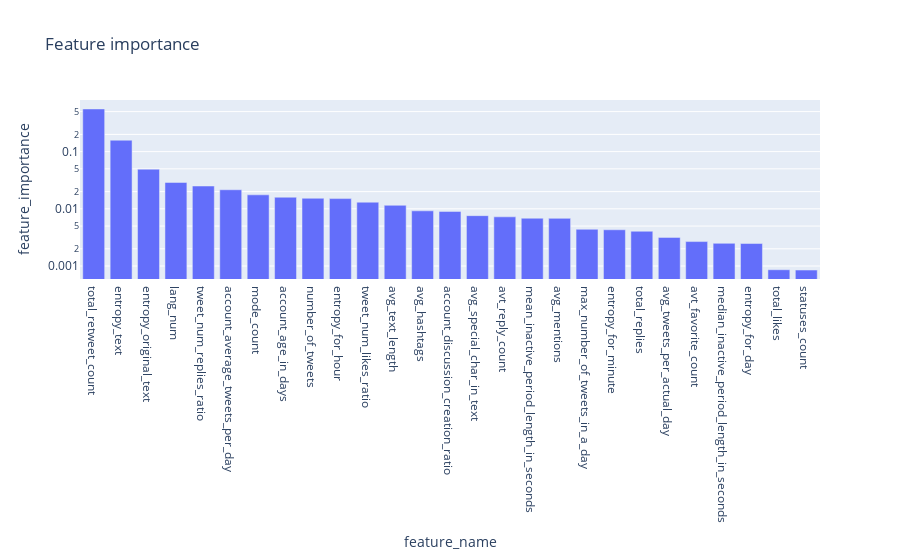

The cell this chart's notebook holds for it:
### Code cell
fold_classify_and_plot2(df, label, cv=10, max_tree_depth= 10, criterion="entropy") # no fit

### Figure 1 — Plotly figure (JSON) as saved in the notebook; plotly's stock layout.template omitted (floating-point values rounded to 4 significant figures)
{"data": [{"alignmentgroup": "True", "hovertemplate": "feature_name=%{x}<br>feature_importance=%{y}<extra></extra>", "legendgroup": "", "marker": {"color": "#636efa", "pattern": {"shape": ""}}, "name": "", "offsetgroup": "", "orientation": "v", "showlegend": false, "textposition": "auto", "type": "bar", "x": ["total_retweet_count", "entropy_text", "entropy_original_text", "lang_num", "tweet_num_replies_ratio", "account_average_tweets_per_day", "mode_count", "account_age_in_days", "number_of_tweets", "entropy_for_hour", "tweet_num_likes_ratio", "avg_text_length", "avg_hashtags", "account_discussion_creation_ratio", "avg_special_char_in_text", "avt_reply_count", "mean_inactive_period_length_in_seconds", "avg_mentions", "max_number_of_tweets_in_a_day", "entropy_for_minute", "total_replies", "avg_tweets_per_actual_day", "avt_favorite_count", "median_inactive_period_length_in_seconds", "entropy_for_day", "total_likes", "statuses_count"], "xaxis": "x", "y": [0.5566, 0.1582, 0.04927, 0.02892, 0.02504, 0.02155, 0.01756, 0.01595, 0.01529, 0.01509, 0.01307, 0.01152, 0.009223, 0.009005, 0.007597, 0.007242, 0.006849, 0.006815, 0.004385, 0.004302, 0.004057, 0.003168, 0.002677, 0.002493, 0.002475, 0.0008615, 0.0008509], "yaxis": "y"}], "layout": {"barmode": "relative", "legend": {"tracegroupgap": 0}, "title": {"text": "Feature importance"}, "xaxis": {"anchor": "y", "domain": [0, 1], "title": {"text": "feature_name"}}, "yaxis": {"anchor": "x", "domain": [0, 1], "title": {"text": "feature_importance"}, "type": "log"}}}
